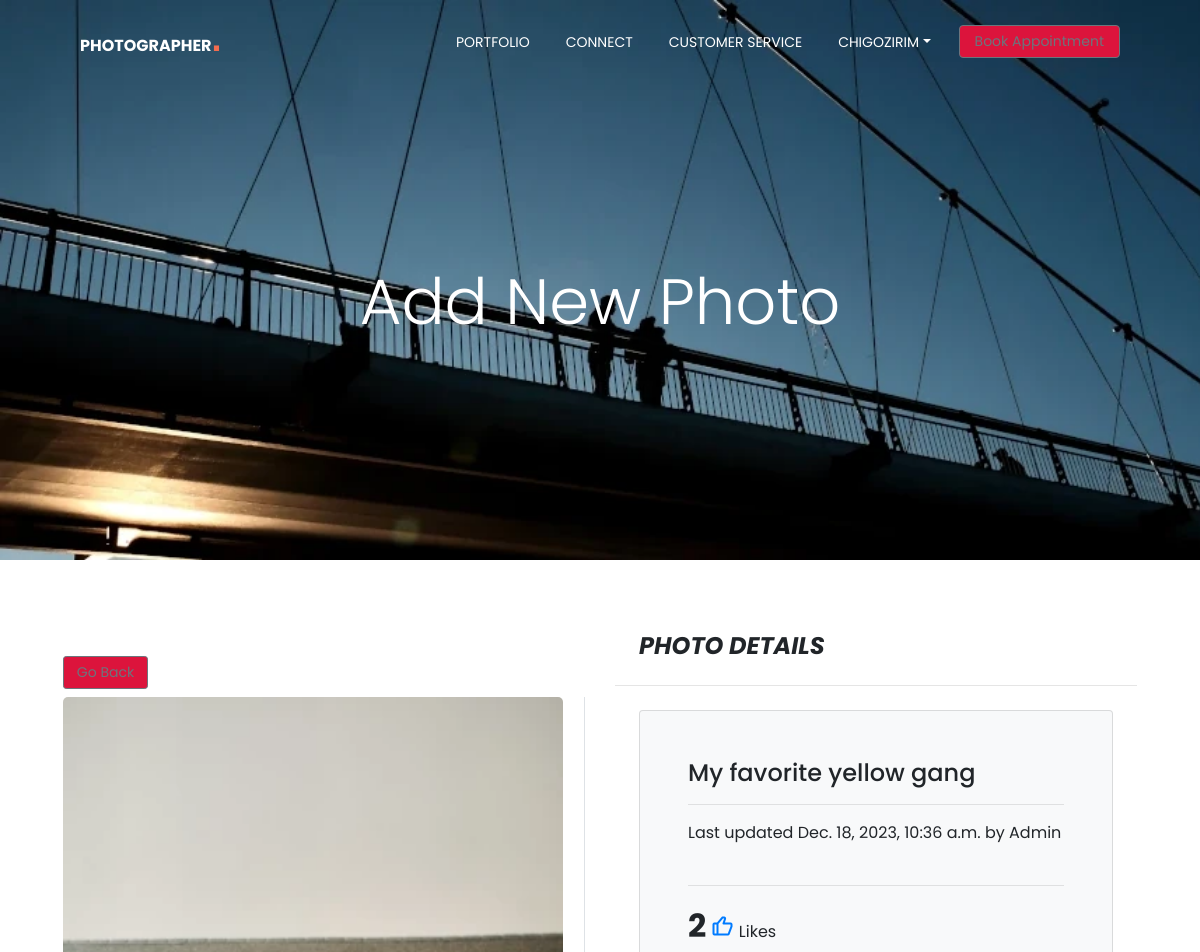
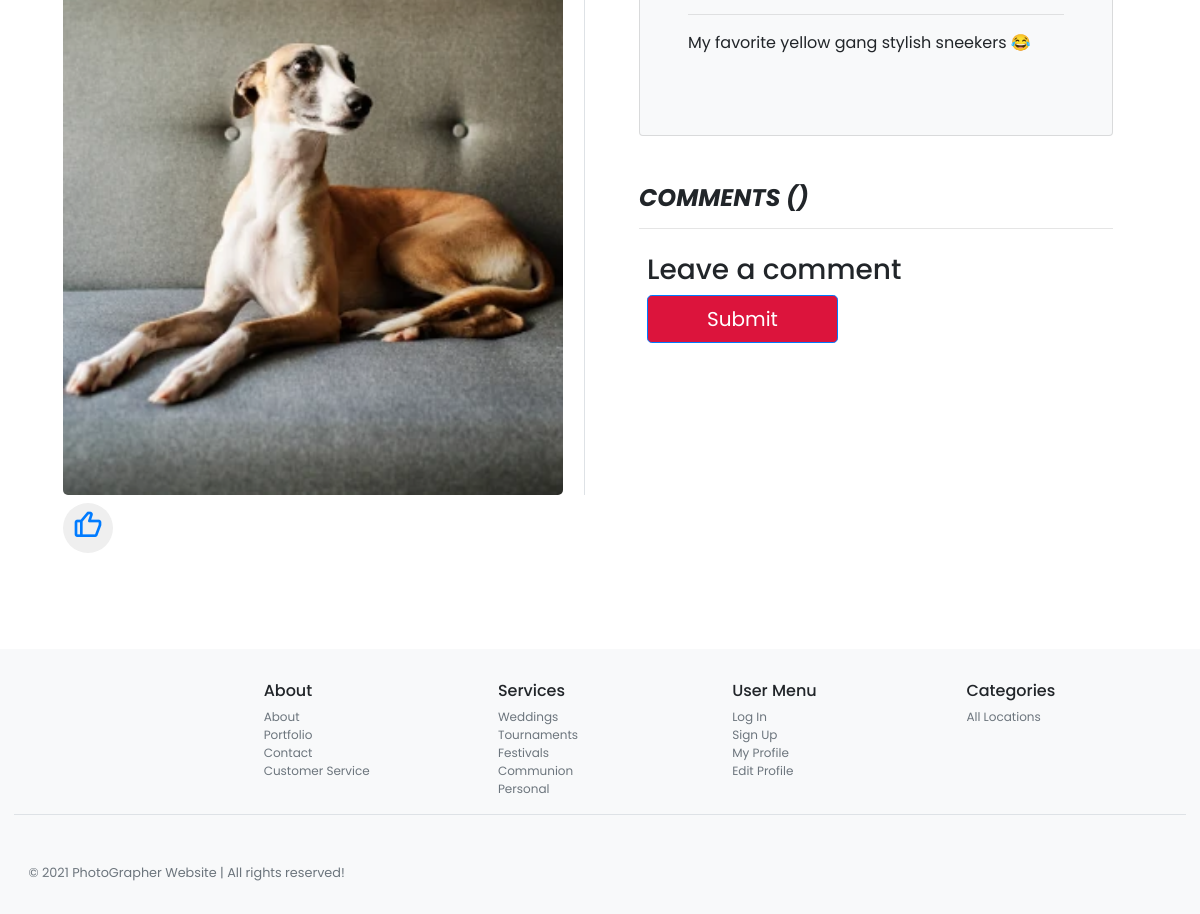
The page /photo/3/ (signed in) on the database its author committed (2 pictures, top to bottom).
### photos/models.py (models this page shows, shortened)
class Photo(models.Model):
    id = models.AutoField(primary_key=True)
    title = models.CharField(max_length=30,  null=True, blank=True, default='')
    category = models.ForeignKey(
        Category, on_delete=models.SET_NULL, null=True, blank=True)
    image = models.ImageField(null=True, blank=True, default='')
    description = models.TextField()
    date = models.DateTimeField(auto_now=True)
    visits = models.IntegerField(default=0)
    last_visit = models.DateTimeField(blank=True, null=True)
    created = models.DateTimeField(default=timezone.now)
    updated = models.DateTimeField(default=timezone.now)
    author = models.ForeignKey(
        User,
        default=None,
        on_delete=models.CASCADE,
    )
    likes = models.ManyToManyField(
        User, related_name='photo_likes')
    class Meta:
        ordering = ('-created',)
        verbose_name = 'photo'
        verbose_name_plural = 'photos'
    def save(self, *args, **kwargs):
        self.slug = slugify(self.title)
        super(Photo, self).save(*args, **kwargs)
    def total_likes(self):
        return self.likes.count()

### photos/views.py (the view)
# urls.py: path('photo/<int:pk>/', viewPhoto, name='photo'),
@login_required
def viewPhoto(request, pk):
    photo = Photo.objects.get(id=pk)
    photo.visits = photo.visits + 1
    photo.last_visit = datetime.now()
    photo.save()
    stuff = get_object_or_404(Photo, id=pk)
    total_likes = stuff.total_likes()
    context = {
            "total_likes" : total_likes
        }
    return render(request, 'photos/photo.html', {'photo': photo, 'total_like': total_likes})

### templates/photos/photo.html (shortened to what this page needs)
{% extends 'base.html' %}
{% load crispy_forms_tags %}
{% load comments %}
{% block content %}
<section class="banner2 mtop pb-5" id="banner">
    <div class="col-md-12 mx-auto" >
        <h1 class="display-1 text-center text-white fw-bold">Add New Photo</h1>
    </div>
  </section>
<main role="main" class="container-fluid m-5">
    <div class="row">
        <div class="col-6 col-md-6 col-xs-12 col-sm-12 blog-main my-5">
            <a class="btn btn-sm btn-outline-secondary mb-2" href="{% url 'gallery' %}">Go Back</a>
            <div class="border-right">
                <img src="{{photo.image.url}}" alt="Microscope" id="myImg" class="img-fluid"
                    style="width:100%;max-width:500px" />
            </div>
            <form class="mt-2" action="{% url 'like_photo' photo.pk %}" method="POST">
                <button type="submit" name="photo_id" value="{{ photo.id }}",
                    class="ph-click"><i class='ph-likes bx bx-like'></i>
                </button>
                </form>
        </div>
        <aside class="col-6 col-md-6 col-sm-12 col-xs-12 blog-sidebar">
            <h4 class="font-italic font-weight-bolder m-4">PHOTO DETAILS</h4>
            <hr>
            <div class="card p-4 m-4 bg-light rounded">
                <div class="p-4 mb-3  rounded">
                    <div class="">
                        <h4>{{photo.title}}</h4>
                    </div>
                    <hr>
                    <div class="">
                     Last updated {{photo.date}} by {{photo.author}}
                    </div>
                    <br>
                    <hr>
                    <div>
                        <span class="ph-like">{{ photo.total_likes }}</span> <i class='ph-likes bx bx-like' ></i> Likes
                    </div>
                    <hr>
                    <p class="brand-text mt-3">{{photo.description}}</p>
                </div>
            </div>
            <div class="p-4 mb-3  rounded">
                {% get_comment_count for photo as comment_count %}
                <h4 class="font-italic font-weight-bolder">COMMENTS ({{ comment_count }}) </h4>
                <hr>
                  <p>
                    {% get_comment_list for photo as comment_list %}
                <div class="card-body">
                    {% get_comment_form for photo as form %}
                    {% if new_comment %}
                    <div class="alert alert-success" role="alert">
                        Your comment is awaiting moderation
                    </div>
                    {% else %}
                    <h3>Leave a comment</h3>
                    {% get_comment_form for photo as form %}
                    <form action="{% comment_form_target %}" method="post">
                        <div class="row"><button type="submit" name="submit" value="Post" class="btn btn-primary  btn-lg col-md-5 ">Submit</button>
                            <button id="comment-preview"  type="submit" name="preview" value="Preview" class="btn btn-outline-secondary  btn-lg col-md-5">Preview</button></div>
                    </form>
                    {% endif %}
                </div>
            </div>
        </aside>
    </div>
</main>
{% endblock content %}

### templates/base.html (shortened to what this page needs)
{% load static %}
<!doctype html>
<html lang="en">
<head>
  <link rel="stylesheet" href="https://cdnjs.cloudflare.com/ajax/libs/font-awesome/6.0.0-beta2/css/all.min.css">
  <link rel="stylesheet" href="https://unpkg.com/boxicons@latest/css/boxicons.min.css">
  <link rel="stylesheet" href="https://cdn.jsdelivr.net/npm/bootstrap@4.6.0/dist/css/bootstrap.min.css"
>
  <link rel="stylesheet" href="https://cdnjs.cloudflare.com/ajax/libs/font-awesome/6.0.0-beta2/css/all.min.css">
  <link href="https://cdnjs.cloudflare.com/ajax/libs/font-awesome/5.13.0/css/all.min.css" rel="stylesheet">
  <link rel="stylesheet" type="text/css" href="{% static 'css/custom.css' %}">
  <link rel="stylesheet" type="text/css" href="{% static 'css/home.css' %}">
</head>
<body>
  <header class="header">
    <nav class="navbar navbar-expand-lg fixed-top pb-3">
      <div class="container-fluid mx-5 nave-menu">
        <a href="{% url 'gallery' %}" class="navbar-brand font-weight-bold" id="logo">PhotoGrapher<span>.</span> </a>
        <div id="navbarSupportedContent" class="collapse navbar-collapse">
          <ul class="navbar-nav ml-auto">
            <li class="nav-item"><a href="{% url 'gallery' %}" class="nav-link text-uppercase">Portfolio</a></li>
            <li class="nav-item"><a href="{% url 'about' %}" class="nav-link text-uppercase">Connect</a></li>
            <li class="nav-item"><a href="{% url 'accounts:customer_service' %}" class="nav-link text-uppercase">Customer Service</a></li>
          </ul>
          {% if user.is_authenticated %}
          <ul class="nav navbar-nav ms-auto">
            <li class="nav-item dropdown">
              <a href="{% url 'accounts:myprofile' %}" class="nav-link dropdown-toggle text-uppercase"
                data-bs-toggle="dropdown">{{user.username}}</a>
            </li>
          </ul>
          {% endif %}
          <a href="{% url 'contact' %}" class="btn btn-outline-secondary btn-rounded nav_button">Book Appointment</a>
        </div>
      </div>
    </nav>
  </header>
  <div class="container-fluid">
    <div class="row">
      {% block content %}
      {% endblock content %}
    </div>
  </div>
  <footer class="container-fluid p-5  bg-light mt-auto footer">
    <div class="row">
      <div class="col-12 col-md">
      </div>
      <div class="col-6 col-md">
        <h5 class="footer-h5">About</h5>
        <ul class="list-unstyled text-small">
          <li class="text-muted"><a href="{% url 'about' %}">About</a></li>
          <li cla ss="text-muted"><a href="{% url 'gallery' %}">Portfolio</a></li>
          <li class="text-muted"><a href="{% url 'contact' %}">Contact</a></li>
          <li class="text-muted"><a href="{% url 'accounts:customer_service' %}" >Customer Service</a></li>
        </ul>
      </div>
      <div class="col-6 col-md">
        <h5 class="footer-h5">Services</h5>
        <ul class="list-unstyled text-small">
          <li><a class="text-muted" href="#">Weddings</a></li>
          <li><a class="text-muted" href="#">Tournaments</a></li>
          <li><a class="text-muted" href="#">Festivals</a></li>
          <li><a class="text-muted" href="#">Communion</a></li>
          <li><a class="text-muted" href="#">Personal</a></li>
        </ul>
      </div>
      <div class="col-6 col-md">
        <h5 class="footer-h5">User Menu</h5>
        <ul class="list-unstyled text-small">
          <li><a class="text-muted" href="{% url 'login' %}">Log In</a></li>
          <li><a class="text-muted" href="{% url 'accounts:signup' %}">Sign Up</a></li>
          <li><a class="text-muted" href="{% url 'accounts:myprofile' %}">My Profile</a></li>
          <li><a class="text-muted" href="{% url 'accounts:edit_profile' %}">Edit Profile</a></li>
        </ul>
      </div>
      <div class="col-6 col-md">
        <h5 class="footer-h5">Categories</h5>
        <ul class="list-unstyled text-small">
          <li>
            <a class="text-muted" href="{% url 'gallery' %}">All Locations</a>
          </li>
        </ul>
      </div>
    </div>
    <div class="container-fluid border-top">
      <small class="d-block mt-5 text-muted copyright">&copy; 2021 PhotoGrapher Website | All rights reserved!</small>
    </div>
  </footer>
</body>
</html>

### static/css/custom.css (style rules this page uses)
* { font-family: 'Poppins', sans-serif; padding: 0; margin: 0; list-style: none; text-decoration: none; box-sizing: border-box; scroll-behavior: smooth; }
body, html { width: 100%; height: 100%; margin: 0; padding: 0;; }
:root { --primary-color: #0062a8; --secondary-color: #F26C4F; --dark-color: #22303e; --light-color: #ffffff; --gray-color: #f5f5f5; }
.btn { background: crimson; }
.ph-likes { color: #007bff; font-size: 1.5rem; }
.ph-like { color: inherit; font-size: 2rem; font-weight: 700; }
.ph-click { width: 50px; height: 50px; border: none; border-radius: 50%; }
button .bx { font-size: 2rem; }
#logo { color: var(--light-color); text-transform: uppercase; font-size: 24px; font-weight: 500; letter-spacing: 2px; }
#logo span { color: var(--secondary-color); font-size: 36px; font-weight: 900; font-family: 'Agency FB', sans-serif; }
.navbar { background-color: var(--light-color); color: var(--dark-color); }
.row { display: flex; flex-direction: row; flex-wrap: wrap; }
.container-fluid { margin-left: 0; }
.container-fluid section { margin: 0; }
.row { margin: 0; }
.card-body { padding: .5rem; }
.mtop { margin-top: -100px; }
.row { position: relative; width: 100%; display: flex; justify-content: space-between; }
.container, .container-fluid, .container-lg, .container-md, .container-sm, .container-xl { width: 100%; padding-right: 0; padding-left: 0; margin-right: auto; margin-left: auto; }
.card { background-color: #fff; }
.navbar { transition: all 0.4s; z-index: 1000; }
.navbar .nav-link { color: #fff; }
.nav li, .navbar .navbar-nav li { position: relative; }
#myImg { border-radius: 5px; cursor: pointer; transition: 0.3s; }
.text-small { font-size: 0.9rem !important; }
body { min-height: 100vh; }
footer ul li, footer ul li a { text-decoration: none; list-style: none; color: #6c757d !important; }
main .main-login, main .btn { margin-bottom: 1rem; }
.nav_button { padding: 5px 15px; }
.navbar-expand-lg .navbar-nav .nav-link { margin-right: 20px; }
@media screen and ( min-width: 200px) { .navbar { background-color: #fff0; color: var(--light-color); padding-left: 1rem; padding-right: 1rem; padding-top: 1rem; } }
@media screen and ( min-width: 200px) { #logo { font-size: 16px; letter-spacing: 0; } }
@media screen and ( min-width: 200px) { .nave-menu { margin-left: 0; margin-right: 0; margin-top: -20px; } }
@media screen and ( min-width: 200px) { .navbar .mx-5 { margin-left: 0 !important; margin-right: 0 !important; } }
@media screen and ( min-width: 200px) { .navbar-brand { padding-top: 0; } }
@media screen and ( min-width: 200px) { .navbar-nav .nav-link { font-size: 14px; line-height: 12px; } }
@media screen and ( min-width: 200px) { .btn-group-sm > .btn, .btn-sm { padding: .3rem .8rem; } }
@media screen and ( min-width: 200px) { .footer { padding: 2rem 0 !important; } }
@media screen and ( min-width: 200px) { .footer-h5 { font-size: 1rem; } }
@media screen and ( min-width: 200px) { footer ul li, footer ul li a { font-size: 12px !important; } }
@media screen and ( min-width: 200px) { .copyright { margin-left: 14px; } }
@media screen and ( min-width: 200px) { .nav_button { font-size: 14px; } }
@media screen and (min-width:300px) { .footer { padding: 2rem .9rem !important; } }
@media screen and (min-width:578px) { .display-1 { font-size: 4rem; } }
@media screen and (min-width:1024px) { .navbar { padding-left: 5rem; padding-right: 5rem; padding-top: 2rem; } }

### static/css/home.css (style rules this page uses)
* { font-family: 'Poppins', sans-serif; padding: 0; margin: 0; list-style: none; text-decoration: none; box-sizing: border-box; scroll-behavior: smooth; }
:root { --primary-color: #0062a8; --secondary-color: #F26C4F; --dark-color: #22303e; --light-color: #ffffff; --gray-color: #f5f5f5; }
section { padding: 100px; }
.banner2 { position: relative; width: 100%; height: 70vh; display: flex; justify-items: center; align-items: center; background-image: url("../images/banner.webp"); background-size: cover; top: 100; transition: 0.2s; }
.row { position: relative; width: 100%; display: flex; justify-content: space-between; }

### rows shown on the page
Photo: image (picture), title "My favorite yellow gang", date "Dec. 18, 2023, 10:36 a.m.", author "Admin", total_likes "2", description "My favorite yellow gang stylish sneekers 😂"

### other values the page prints
{{ user.username }} "CHIGOZIRIM"
